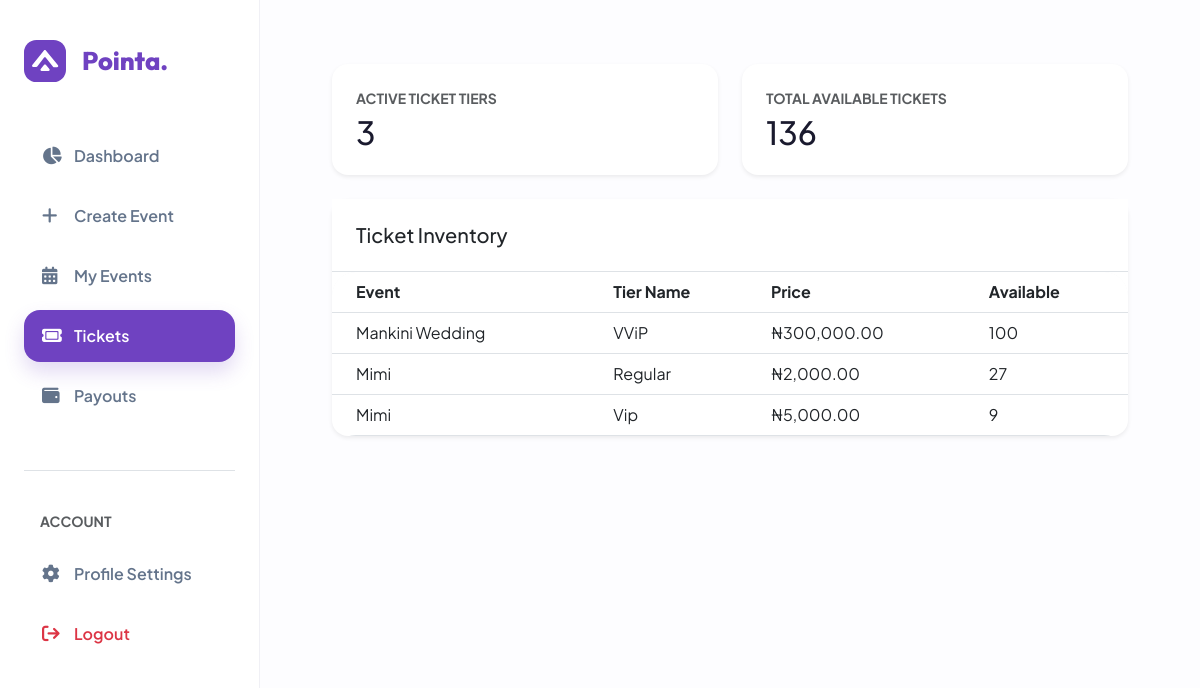
The page /organizer/tickets/ (signed in) on the database as committed earlier.
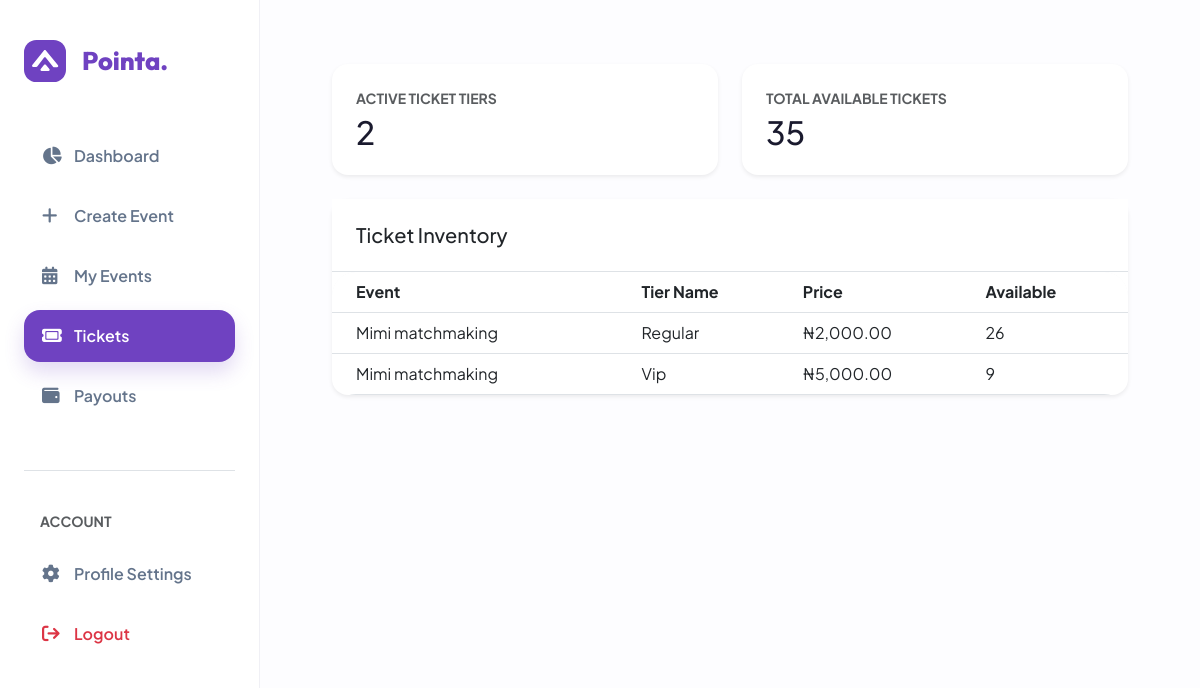
The same page on the database as committed later.
### events/models.py (models this page shows, shortened)
class Event(models.Model):
    organizer = models.ForeignKey(
        Organizer,
        on_delete=models.CASCADE,
        related_name="events"
    )
    category = models.ForeignKey(
        Category,
        on_delete=models.SET_NULL,
        null=True,
        related_name="events"
    )
    title = models.CharField(max_length=200)
    description = models.TextField(blank=True)
    date = models.DateField()
    start_time = models.TimeField(default=datetime.time(9, 0))  # 09:00 AM
    end_time = models.TimeField(default=datetime.time(17, 0))  # 05:00 PM
    venue = models.CharField(max_length=255, blank=True)
    STATE_CHOICES = [
        ("lagos", "Lagos"),
        ("abuja", "Abuja (FCT)"),
    ]
    state = models.CharField(
        max_length=20,
        choices=STATE_CHOICES
    )
    city = models.CharField(max_length=100, blank=True)
    image = models.ImageField(
        upload_to="events/",
        blank=True,
        null=True
    )
    STATUS_CHOICES = [
        ("active", "Active"),
        ("cancelled", "Cancelled"),
        ("completed", "Completed"),
    ]
    status = models.CharField(
        max_length=10,
        choices=STATUS_CHOICES,
        default="active"
    )
    EVENT_TYPE_CHOICES = [
    ("physical", "Physical Event"),
    ("online", "Online Event"),
    ("hybrid", "Hybrid Event"),
    ]
    event_type = models.CharField(
        max_length=10,
        choices=EVENT_TYPE_CHOICES,
        default="physical"
    )
    created_at = models.DateTimeField(auto_now_add=True)
    class Meta:
        ordering = ["-created_at"]

class Ticket(models.Model):
    event = models.ForeignKey(
        Event,
        on_delete=models.CASCADE,
        related_name="tickets"
    )
    name = models.CharField(max_length=50)
    price = models.DecimalField(max_digits=10, decimal_places=2)
    quantity_available = models.PositiveIntegerField()

### events/views.py (the view)
# urls.py: path('organizer/tickets/', views.organizer_tickets, name='organizer_tickets'),
@login_required(login_url='organizer_login')
def organizer_tickets(request):
    try:
        organizer = request.user.organizer
    except Organizer.DoesNotExist:
        return redirect('organizer_login')
    events = Event.objects.filter(
        organizer=organizer
    ).prefetch_related('tickets')  # ← use your related_name here
    total_tiers = 0
    total_stock = 0
    for event in events:
        tiers = event.tickets.all()  # ← use related_name
        total_tiers += tiers.count()
        total_stock += sum(t.quantity_available for t in tiers)
    context = {
        "events": events,
        "total_tiers": total_tiers,
        "total_stock": total_stock,
    }
    return render(request, "events/organizer_tickets.html", context)

### events/templates/events/organizer_tickets.html (shortened to what this page needs)
{% extends 'events/org_dashboard.html' %}
{% load humanize %}
{% block content %}
<div class="container-fluid py-4">
    <div class="row g-4 mb-4">
        <div class="col-md-6">
            <div class="p-4 bg-white shadow-sm rounded-4">
                <p class="text-muted small fw-bold mb-1 text-uppercase">Active Ticket Tiers</p>
                <h2 class="fw-800 mb-0">{{ total_tiers }}</h2>
            </div>
        </div>
        <div class="col-md-6">
            <div class="p-4 bg-white shadow-sm rounded-4">
                <p class="text-muted small fw-bold mb-1 text-uppercase">Total Available Tickets</p>
                <h2 class="fw-800 mb-0">{{ total_stock|intcomma }}</h2>
            </div>
        </div>
    </div>
    <div class="card border-0 shadow-sm rounded-4">
        <div class="p-4 border-bottom bg-white">
            <h5 class="fw-800 mb-0">Ticket Inventory</h5>
        </div>
        <div class="table-responsive">
            <table class="table align-middle mb-0">
                <thead class="bg-light">
                    <tr>
                        <th class="ps-4">Event</th>
                        <th>Tier Name</th>
                        <th>Price</th>
                        <th>Available</th>
                    </tr>
                </thead>
                <tbody>
                    {% for event in events %}
                        {% for ticket in event.tickets.all %}
                        <tr>
                            <td class="ps-4 fw-700">{{ event.title }}</td>
                            <td>{{ ticket.name }}</td>
                            <td>₦{{ ticket.price|intcomma }}</td>
                            <td>{{ ticket.quantity_available }}</td>
                        </tr>
                        {% empty %}
                        <tr>
                            <td colspan="4" class="text-center py-4">
                                No ticket tiers created for this event.
                            </td>
                        </tr>
                        {% endfor %}
                    {% endfor %}
                </tbody>
            </table>
        </div>
    </div>
</div>
{% endblock %}

Rows that differ between the two databases and show on the page:
removed Event: title "Mankini Wedding"
removed Ticket: name "VViP", price "300,000.00", quantity_available "100"
changed Event: title "Mimi" → "Mimi matchmaking"
changed Ticket "Regular": quantity_available "27" → "26"
Other text that changed with them:
{{ total_tiers }}: "3" → "2"
{{ total_stock|intcomma }}: "136" → "35"
